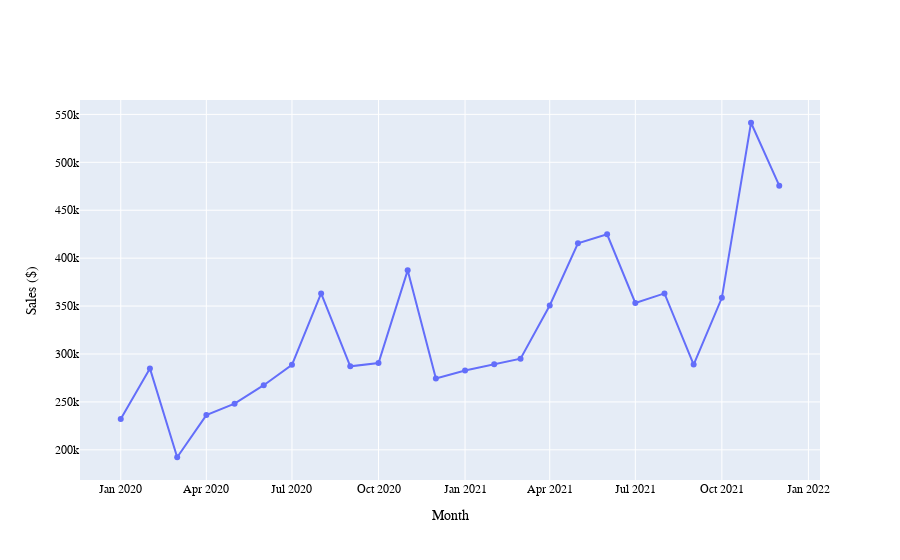

Here is the notebook cell this chart was saved with:
### Code cell
x=US_month_df.date
y=US_month_df.sum_net_sales
fig6 = go.Figure()
fig6.add_trace(go.Scatter(x=x, y=y, mode='lines+markers'))
             
fig6.update_layout(
    ## title="Vitamin Ventures US Sales - 2020 through 2021",
    xaxis_title="Month",
    yaxis_title="Sales ($)",
    legend_title="Legend Title",
    font=dict(
        family="Courier New, monospace",
        size=12,
        color="Black")
)
    
fig6.show()
fig6.write_html("../Graphs/Line.html")

### Figure 1 — Plotly figure (JSON) as saved in the notebook; plotly's stock layout.template omitted (floating-point values rounded to 4 significant figures)
{"data": [{"mode": "lines+markers", "type": "scatter", "x": ["2020-01-01", "2020-02-01", "2020-03-01", "2020-04-01", "2020-05-01", "2020-06-01", "2020-07-01", "2020-08-01", "2020-09-01", "2020-10-01", "2020-11-01", "2020-12-01", "2021-01-01", "2021-02-01", "2021-03-01", "2021-04-01", "2021-05-01", "2021-06-01", "2021-07-01", "2021-08-01", "2021-09-01", "2021-10-01", "2021-11-01", "2021-12-01"], "y": [232200.0, 285000.0, 192300.0, 236200.0, 248100.0, 267400.0, 288700.0, 363200.0, 287100.0, 290500.0, 387300.0, 274300.0, 282800.0, 289400.0, 295100.0, 350600.0, 415500.0, 424900.0, 353300.0, 363200.0, 289000.0, 358600.0, 541300.0, 475600.0]}], "layout": {"font": {"color": "Black", "family": "Courier New, monospace", "size": 12}, "legend": {"title": {"text": "Legend Title"}}, "xaxis": {"title": {"text": "Month"}}, "yaxis": {"title": {"text": "Sales ($)"}}}}
